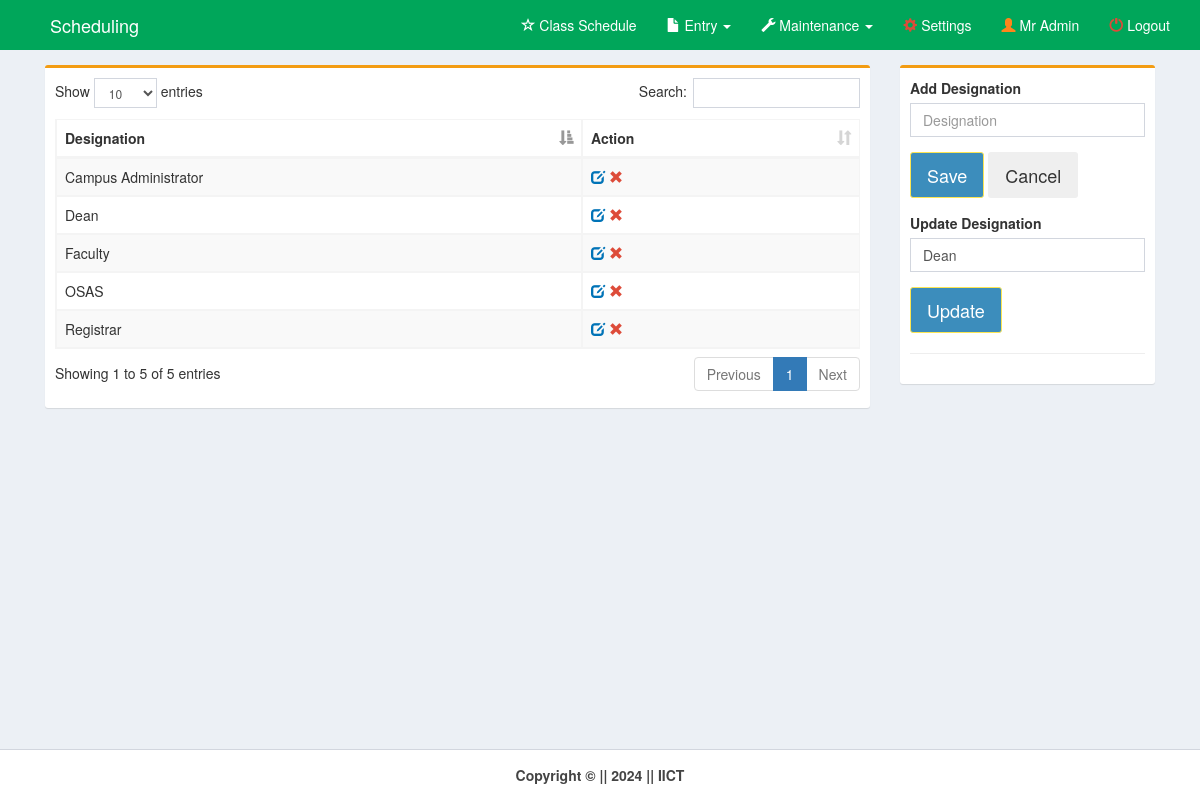
The app's page /pages/designation.php?id=66&designation=Dean (signed in) with its own data.
### tables this page shows
CREATE TABLE `designation` (
  `designation_id` int(11) NOT NULL,
  `designation_name` varchar(100) NOT NULL
);

### pages/designation.php (the view, shortened to what this page needs)
<!DOCTYPE html>
<html>
<head>
    <link rel="stylesheet" href="../bootstrap/css/bootstrap.min.css">
    <link rel="stylesheet" href="../plugins/datatables/dataTables.bootstrap.css">
    <link rel="stylesheet" href="../dist/css/AdminLTE.min.css">
    <link rel="stylesheet" href="../plugins/select2/select2.min.css">
    <link rel="stylesheet" href="../dist/css/skins/_all-skins.min.css">
</head>
<body class="hold-transition skin-green layout-top-nav" onload="myFunction()">
    <div class="wrapper">
        <div class="content-wrapper">
            <div class="container">
                <section class="content">
                    <div class="row">
                        <div class="col-md-9">
                            <div class="box box-warning">
                                <div class="box-body">
                                    <div class="row">
                                        <div class="col-md-12">
                                            <table id="example1" class="table table-bordered table-striped"
                                                style="margin-right:-10px">
                                                <thead>
                                                    <tr>
                                                        <th>Designation</th>
                                                        <th>Action</th>
                                                    </tr>
                                                </thead>
                                                <?php
        include('../dist/includes/dbcon.php');
        $query=mysqli_query($con,"select * from designation order by designation_name")or die(mysqli_error($con));
          while($row=mysqli_fetch_array($query)){
            $id=$row['designation_id'];
            $designation=$row['designation_name'];
    ?>
                                                <tr>
                                                    <td><?php echo $designation;?></td>
                                                    <td><a id="click"
                                                            href="designation.php?id=<?php echo $id;?>&designation=<?php echo $designation;?>">
                                                            <i class="glyphicon glyphicon-edit text-blue"></i></a>
                                                        <a id="removeme"
                                                            href="designation_del.php?id=<?php echo $id;?>">
                                                            <i class="glyphicon glyphicon-remove text-red"></i></a>
                                                    </td>
                                                </tr>
                                                <?php }?>
                                            </table>
                                        </div>
                                        <div class="col-md-6">
                                        </div>
                                    </div>
                                </div>
                            </div>
                        </div>
                        <div class="col-md-3">
                            <div class="box box-warning">
                                <div class="box-body">
                                    <div id="form">
                                        <div class="row">
                                            <div class="col-md-12">
                                                <form method="post" action="designation_save.php">
                                                    <div class="form-group">
                                                        <label for="date">Add Designation</label><br>
                                                        <input type="text" class="form-control" name="designation"
                                                            placeholder="Designation" required>
                                                    </div>
                                            </div>
                                        </div>
                                        <div class="form-group">
                                            <button class="btn btn-lg btn-primary" id="daterange-btn" name="save"
                                                type="submit">
                                                Save
                                            </button>
                                            <button class="btn btn-lg " id="daterange-btn" type="reset">
                                                Cancel
                                            </button>
                                        </div>
                                    </div>
                                    <div id="form">
                                        <div class="row">
                                            <div class="col-md-12">
                                                <form method="post" action="designation_update.php">
                                                    <div class="form-group">
                                                        <label for="date">Update Designation</label><br>
                                                        <input type="text" class="form-control" id="class"
                                                            name="designation"
                                                            value="<?php echo $_REQUEST['designation'];?>"
                                                            placeholder="Designation" required>
                                                    </div>
                                            </div>
                                        </div>
                                        <div class="form-group">
                                            <button class="btn btn-lg btn-primary" id="daterange-btn" name="save"
                                                type="submit">
                                                Update
                                            </button>
                                        </div>
                                    </div>
                                    <hr>
                                </div>
                            </div>
                        </div>
                    </div>
                </section>
            </div>
        </div>
        <?php include('../dist/includes/footer.php');?>
    </div>
</body>
</html>

### records on screen
designation: designation_name "Campus Administrator"
designation: designation_name "Dean"
designation: designation_name "Faculty"
designation: designation_name "OSAS"
designation: designation_name "Registrar"

### other values on screen
$_SESSION['name'] "Mr Admin"
